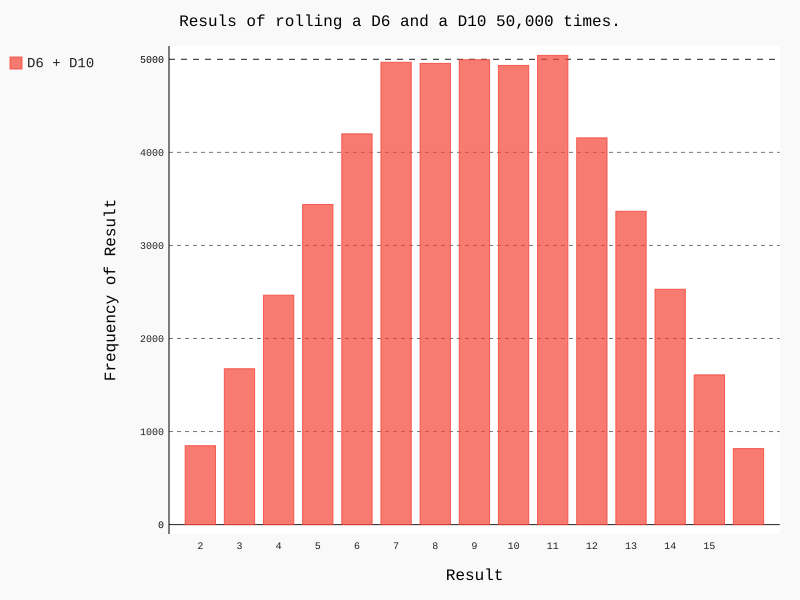

Source code (Python):
import pygal

from die import Die 

# Create two D6 dice.
die_1 = Die()
die_2 = Die(10)


# Make some rolls, and store results in a list.
results = []
for roll_num in range(50000):
	result = die_1.roll() + die_2.roll()
	results.append(result)

# Analyze the results.
frequencies = []
max_result = die_1.num_sides + die_2.num_sides
for value in range(2, max_result+1):
	frequency = results.count(value)
	frequencies.append(frequency)

# Visualize the results.
hist = pygal.Bar()

hist.title = "Resuls of rolling a D6 and a D10 50,000 times."

hist.x_labels = list(range(2, max_result))
#hist.x_labels =  ['2', '3', '4', '5', '6', '7', '8', '9', '10', '11', '12', '13', '14', '15', '16']
hist.x_title = "Result"
hist.y_title = "Frequency of Result"

hist.add('D6 + D10', frequencies)
hist.render_to_file('die_visual.svg')


#for i in range(0, 6):
#	print(str(i+1) + ': ' + str(frequencies[i]))
